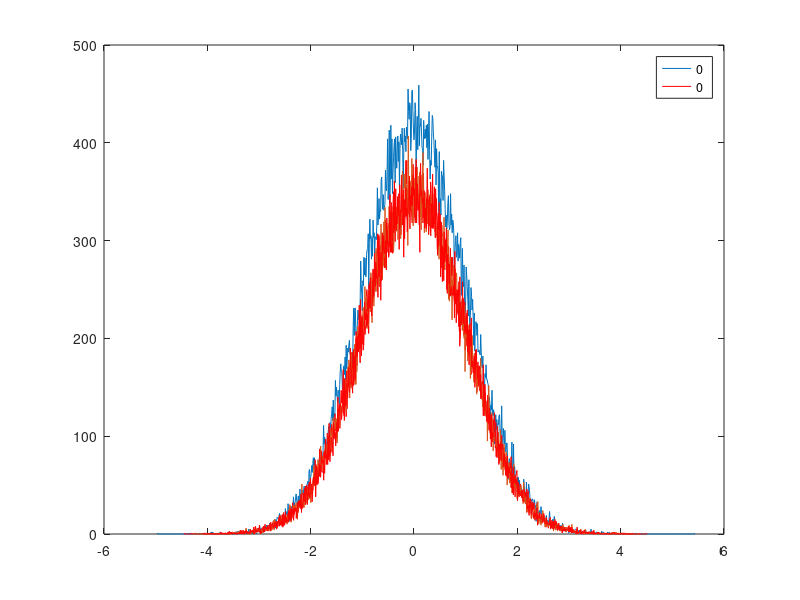

Source code (MATLAB):

%%%%%%%%%%%%%%%%%%%%%%%%%%%%%%%%%%%%%%%%%%%%%%%%%%%%%%%%%%
%   Channel simulation for NVM 
%   1) Simulation of the Gaussian random variables using Box-Muller
%   2) Part 1 shows the feature of Gaussian distribution .
%   3) Part 2 shows the distribution using Box-Muller.
%   4) Part 3 analyse with 2 portion.
%   5) Change some format and save as .coe for ROM's initial value
%
%   Date: June 2016, Jiaying Wen, Singapore University of Technology  
%         and Design (SUTD)
%==========================================================================
% clc;
% clear all;
% N=1000000;
% Standard_10=normrnd(0,1, 1, N);
% 
% 
% %-----Test the distribution------------------------------------------------
% 
% 
%  Standard_2_35_t=normrnd(2,2, 1, N);
%  [y1 x1]=hist(Standard_2_35_t, 1000);
%  figure(1);
%  h1=plot(x1,y1);
%  hold on;
%  
%   Standard_2_35=2+(Standard_10.*2);
%  [y1 x1]=hist(Standard_2_35, 1000);
%  figure(1);
%  h1=plot(x1,y1,'r');
%  hold on;
%  
%  
%  set(gcf,'color','w');
%  grid on;
%  



%----------------2 ------------------------
clc;
n=1e5;                   %number of samples
num_iter=1e3;            %number of monte carlo iterations

A=0;         %constant to be estimated
A_hat=zeros(num_iter,1);
sigma=1;                 %noise standard deviation

for i=1:num_iter
    u1=rand(n,1); %~U[0,1]
    u2=rand(n,1); %~U[0,1]

    %Box-Mueller Transform
 %   w1=sqrt(-2*log(u1)).*cos(2*pi*u2); %~N(0,1)
    w2=sqrt(-2*log(u1)).*sin(2*pi*u2); %~N(0,1)

    x=A+ sigma*w2; %x \in R
   % A_hat(i)=-1/2+sqrt((x'*x)/length(x)+1/4);
end

 [y1 x1]=hist(x, 1000);
 figure(1);
 h1=plot(x1,y1);
 hold on;

 Standard_10=normrnd(0,1, 1, n);
 Standard_2_35=A+(Standard_10.*sigma);
 [y1 x1]=hist(Standard_2_35, 1000);
 h1=plot(x1,y1,'r');
 legend('0 ','0');
 hold on;
 
 %--------------- 3 --------------------------------

% clc;
% clear all;
% n=1024;                   %number of samples
% 
% mean =0;
% sigma=1;                 %noise standard deviation
% x=1/n:1/n:1;
% 
%     %Box-Mueller Transform
%     w1=(-2.*log(x)).^(0.5);
%     w2= cos(2* 3.14159 * x);
%     w2= sin(2* pi * x);
%     op=w1 .* w2 ;
% 
% 
% figure(1);
% h1=plot(x,w1,'k');
% hold on;
% 
% h2=plot(x,w2,'r');
% hold on;
% 
% grid on;

%--------------- 4 --------------------------------
% 
% clc;
% clear all;
% n=1024;                   %number of samples
% 
% mean =0;
% sigma=1;                 %noise standard deviation
% x=1/n:1/n:1;
% 
%     %Box-Mueller Transform
%     w1=(-2.*log(x)).^(0.5);
% %    w2= cos(2* 3.14159 * x);
%     w2= sin(2* pi * x);
%     op=w1 .* w2 ;
% 
% 
% figure(1);
% h1=plot(x,w1,'k');
% hold on;
% 
% h2=plot(x,w2,'r');
% hold on;
% 
% grid on;

%%%%%%%%%%%%%%%%%%%%%%%%%%%%%%%%%%%%%%%%%%%%%%%%%%%%%%%%%%
%   Channel simulation for NVM 
%   1) Simulation of the Gaussian random variables using Box-Muller
%   2) Part 1 shows the feature of Gaussian distribution .
%   3) Part 2 shows the distribution using Box-Muller.
%   4) Part 3 analyse with 2 portion.
%   5) Change some format and save as .coe for ROM's initial value
%
%   Date: June 2016, Jiaying Wen, Singapore University of Technology  
%         and Design (SUTD)
%==========================================================================
% clc;
% clear all;
% N=1000000;
% Standard_10=normrnd(0,1, 1, N);
% 
% 
% %-----Test the distribution------------------------------------------------
% 
% 
%  Standard_2_35_t=normrnd(2,2, 1, N);
%  [y1 x1]=hist(Standard_2_35_t, 1000);
%  figure(1);
%  h1=plot(x1,y1);
%  hold on;
%  
%   Standard_2_35=2+(Standard_10.*2);
%  [y1 x1]=hist(Standard_2_35, 1000);
%  figure(1);
%  h1=plot(x1,y1,'r');
%  hold on;
%  
%  
%  set(gcf,'color','w');
%  grid on;
%  



%----------------2 ------------------------
clc;
n=1e5;                   %number of samples
num_iter=1e3;            %number of monte carlo iterations

A=0;         %constant to be estimated
A_hat=zeros(num_iter,1);
sigma=1;                 %noise standard deviation

for i=1:num_iter
    u1=rand(n,1); %~U[0,1]
    u2=rand(n,1); %~U[0,1]

    %Box-Mueller Transform
 %   w1=sqrt(-2*log(u1)).*cos(2*pi*u2); %~N(0,1)
    w2=sqrt(-2*log(u1)).*sin(2*pi*u2); %~N(0,1)

    x=A+ sigma*w2; %x \in R
   % A_hat(i)=-1/2+sqrt((x'*x)/length(x)+1/4);
end

 [y1 x1]=hist(x, 1000);
 figure(1);
 h1=plot(x1,y1);
 hold on;

 Standard_10=normrnd(0,1, 1, n);
 Standard_2_35=A+(Standard_10.*sigma);
 [y1 x1]=hist(Standard_2_35, 1000);
 h1=plot(x1,y1,'r');
 legend('0 ','0');
 hold on;
 
 %--------------- 3 --------------------------------

% clc;
% clear all;
% n=1024;                   %number of samples
% 
% mean =0;
% sigma=1;                 %noise standard deviation
% x=1/n:1/n:1;
% 
%     %Box-Mueller Transform
%     w1=(-2.*log(x)).^(0.5);
%     w2= cos(2* 3.14159 * x);
%     w2= sin(2* pi * x);
%     op=w1 .* w2 ;
% 
% 
% figure(1);
% h1=plot(x,w1,'k');
% hold on;
% 
% h2=plot(x,w2,'r');
% hold on;
% 
% grid on;

%--------------- 4 --------------------------------
% 
% clc;
% clear all;
% n=1024;                   %number of samples
% 
% mean =0;
% sigma=1;                 %noise standard deviation
% x=1/n:1/n:1;
% 
%     %Box-Mueller Transform
%     w1=(-2.*log(x)).^(0.5);
% %    w2= cos(2* 3.14159 * x);
%     w2= sin(2* pi * x);
%     op=w1 .* w2 ;
% 
% 
% figure(1);
% h1=plot(x,w1,'k');
% hold on;
% 
% h2=plot(x,w2,'r');

% hold on;
% 
% grid on;


 